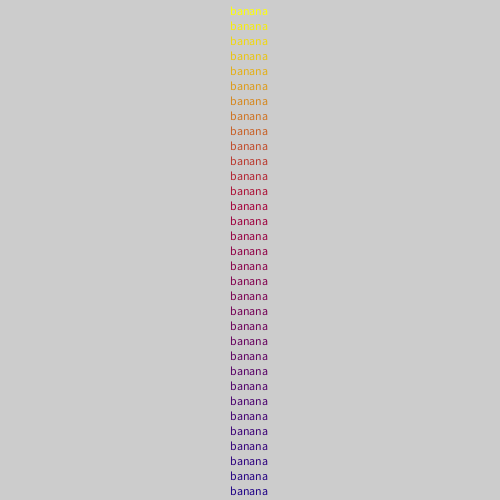
Frame 1 (no input)
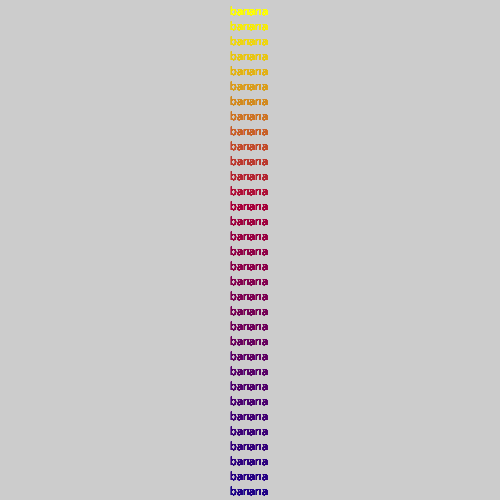
Frame 60 (the mouse pressed at the canvas centre just before this capture)
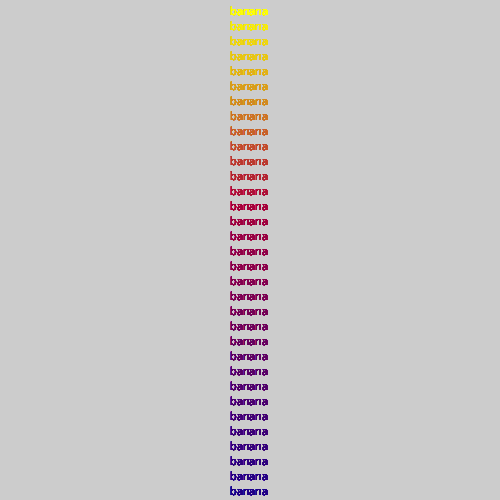
Frame 120 (the mouse held since frame 60 and released just before this capture)

The Processing sketch that drew these frames (run headless with seeded random() and noise(); from frame 60 on, the mouse is pressed at the canvas centre):

// Processing sketch: sketch_151118a
// ── sketch_151118a.pde
void setup(){
size(500, 500);

}
void draw(){
  int y = 15;
  int red = 255;
  int green = 255;
  int blue = 5;
  for(int i = 0; i <100; i++){
    fill(red, green, blue);
  text("banana", 230, y);
  y+=15;
  red -=7;
  green-=20;
  blue+= 4;
  }
}
